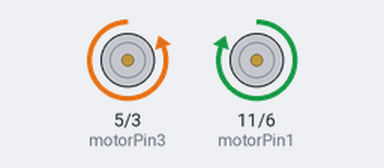
The sketch below on a simulated Arduino Nano, built with avr-gcc and run on an emulated ATmega328P. Shown: motor-driver pin pairs drawn as motors (green arrow = first pin HIGH = forward, orange = second pin HIGH = backward, longer = more drive).

Above: at 0.2 s.
Timing chart, 0 to 3.0 s (numbered marks = the images above):
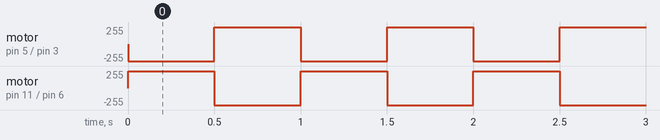

The sketch:

Motor_Test.ino
```cpp
//BotDulars Arduino Program Kit//
//G2R Nano Bot - Motor Test Program//

//Motor A
const int motorPin1  = 11;
const int motorPin2  = 6;
//Motor B
const int motorPin3  = 5;
const int motorPin4  = 3;
void setup()
{
  pinMode(motorPin1, OUTPUT);
  pinMode(motorPin2, OUTPUT);
  pinMode(motorPin3, OUTPUT);
  pinMode(motorPin4, OUTPUT);
}
void loop()
{
   //This code  will turn Motor A clockwise for 2 sec.
    //Serial.println("spinning wheels clockwise and anti clockwise for 2 seconds! Keep them raised so they dont run away :)");
    digitalWrite(motorPin1, HIGH);
    digitalWrite(motorPin2, LOW);
    digitalWrite(motorPin3, LOW);
    digitalWrite(motorPin4, HIGH);
    delay(500);
    digitalWrite(motorPin1, LOW);
    digitalWrite(motorPin2, HIGH);
    digitalWrite(motorPin3, HIGH);
    digitalWrite(motorPin4, LOW);
    delay(500);
    digitalWrite(motorPin1, LOW);
    digitalWrite(motorPin2, LOW);
    digitalWrite(motorPin3, LOW);
    digitalWrite(motorPin4, LOW);
 }
```

Measured:
- by itself, motor on pin 5 (motorPin3) / pin 3 (motorPin4), motor on pin 11 (motorPin1) / pin 6 (motorPin2): alternates forward 255/255 for 0.50 s and backward 255/255 for 0.50 s
